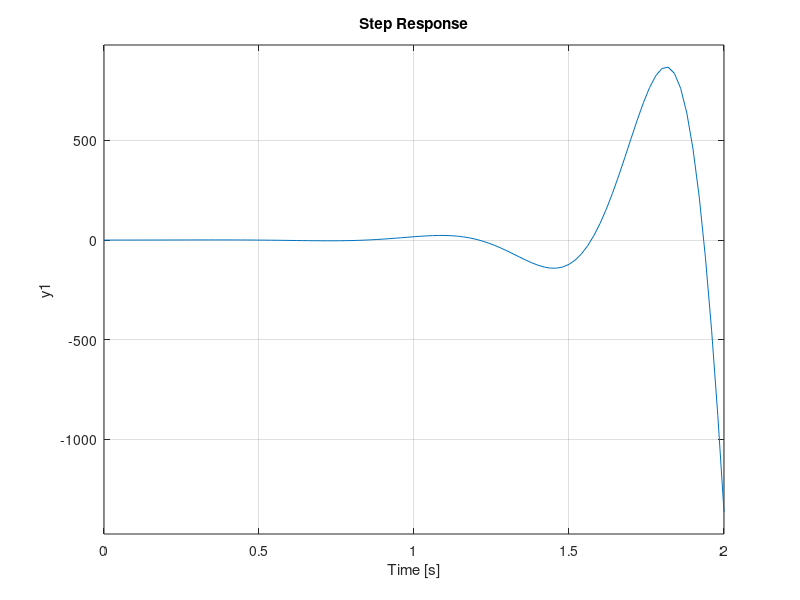
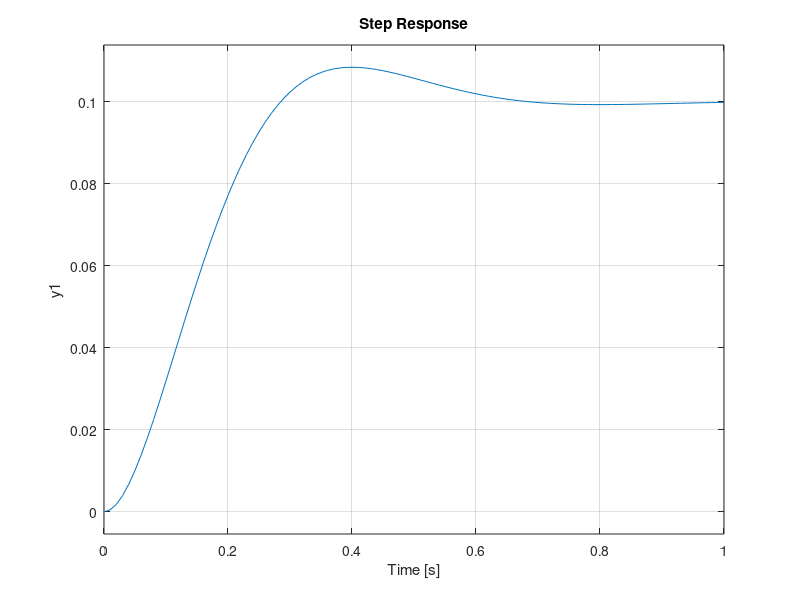
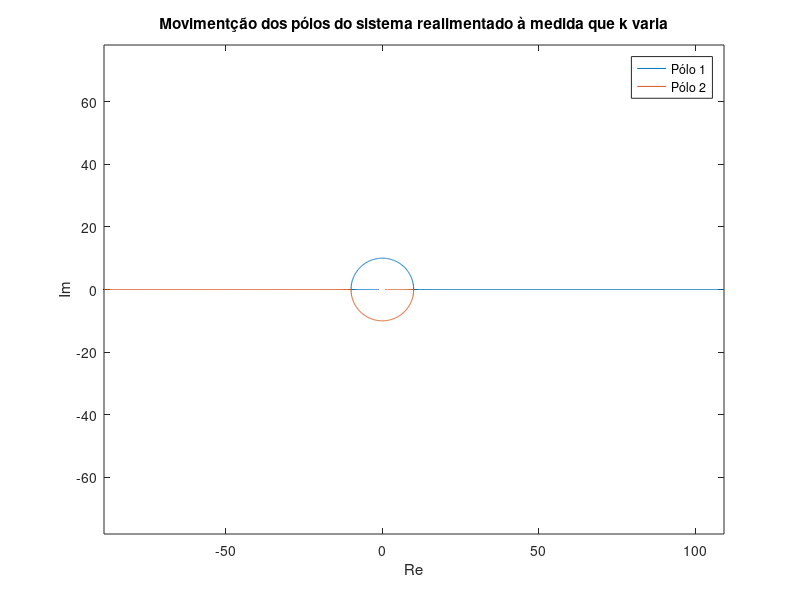

Write MATLAB code to recreate these figures, in order.
%% Alinea a) - Verificar o regime de operação do sistema
clear; clc; close;

% Definir a variável função de transferência
s = tf('s');

% Função de transferência
G = 10 / (s^2 - 10*s + 100);

% Reposta ao degrau numa janela temporal de 2 segundos
figure(1)
step(G, 2)

% O sistema é instável
%% Alínea b.ii)
% O sistema foi colocado numa malha de realimentação, sendo K um parametro
% ajustável. Projete K para que a step response tenha o pico em t = 0.4 s

 % tempo para atingir o valor de pico
tp = 0.4;      

% Fator de amortecimento
E = sqrt(1 - (pi / (0.4 * 10))^2 );


% Valor do K em função do fator de amortecimento (retirado da função de
% transferencia)
K = 2 * E + 1

% Função de transferência em função do K
G = 10 / (s^2 + 10*(K - 1)*s + 100);

% Resposta do sistema ao degrau    
figure(2)
step(G)

%% Alinea b.iv) 
% Desenhe no plano complexo o movimento dos pólos do sistema realimentado à
% medida que K varia

% Variação do k
k = [-10 : 0.01 : 10]';

% pólos da função de transferência (zeros do denominador)
p1 = -5 * (k-1) + 5*sqrt(k.^2 - 2*k - 3);
p2 = -5 * (k-1) - 5*sqrt(k.^2 - 2*k - 3);

figure(3)
plot(real(p1), imag(p1), real(p2), imag(p2))
title('Movimentção dos pólos do sistema realimentado à medida que k varia');
xlabel('Re');
ylabel('Im');
legend('Pólo 1', 'Pólo 2');
axis equal
